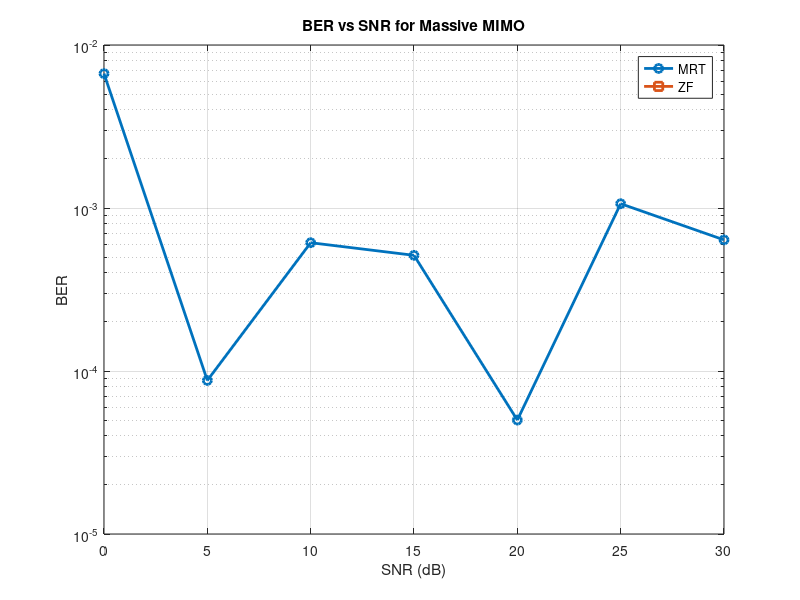
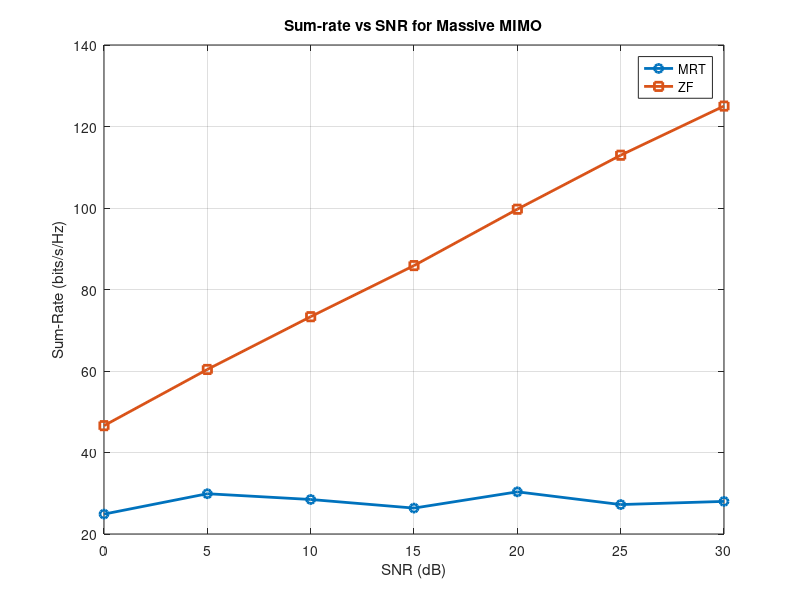

Source code (MATLAB) for these figures, in order:
%% Massive MIMO Simulation - Corrected Version
clc; clear; close all;

%% Parameters
M = 64;              % Number of BS antennas
K = 8;               % Number of users
numBits = 1e4;       % Number of bits per user
SNR_dB = 0:5:30;     % SNR range in dB
modOrder = 4;        % QPSK modulation

%% Generate random bits for each user
bits = randi([0 modOrder-1], K, numBits);

%% QPSK Modulation
txSymbols = pskmod(bits, modOrder, pi/modOrder); % K x numBits

%% Initialize BER and sum-rate
BER_MRT = zeros(length(SNR_dB),1);
BER_ZF  = zeros(length(SNR_dB),1);
sumRate_MRT = zeros(length(SNR_dB),1);
sumRate_ZF  = zeros(length(SNR_dB),1);

%% Main simulation
for snrIdx = 1:length(SNR_dB)
    snr = 10^(SNR_dB(snrIdx)/10);
    
    % Generate Rayleigh channel (M x K)
    H = (randn(M,K) + 1j*randn(M,K))/sqrt(2);
    
    %% MRT Precoding
    W_MRT = H;                  % MRT: use H
    W_MRT = W_MRT ./ vecnorm(W_MRT); % normalize each column
    
    %% ZF Precoding
    W_ZF = H * inv(H'*H);       % ZF precoding
    W_ZF = W_ZF ./ vecnorm(W_ZF); % normalize each column
    
    %% Generate noise (K x numBits)
    noise_MRT = (randn(K,numBits) + 1j*randn(K,numBits))/sqrt(2);
    noise_ZF  = (randn(K,numBits) + 1j*randn(K,numBits))/sqrt(2);
    
    %% Received signal
    y_MRT = H' * W_MRT * txSymbols + noise_MRT / sqrt(snr);
    y_ZF  = H' * W_ZF  * txSymbols + noise_ZF  / sqrt(snr);
    
    %% Demodulate
    rxBits_MRT = pskdemod(y_MRT, modOrder, pi/modOrder);
    rxBits_ZF  = pskdemod(y_ZF, modOrder, pi/modOrder);
    
    %% BER calculation
    BER_MRT(snrIdx) = sum(sum(rxBits_MRT ~= bits)) / (K*numBits);
    BER_ZF(snrIdx)  = sum(sum(rxBits_ZF  ~= bits)) / (K*numBits);
    
    %% Sum-rate calculation
    R_MRT = zeros(K,1);
    R_ZF  = zeros(K,1);
    for k = 1:K
        interference_MRT = sum(abs(H(:,k)'*W_MRT).^2) - abs(H(:,k)'*W_MRT(:,k))^2;
        interference_ZF  = sum(abs(H(:,k)'*W_ZF).^2)  - abs(H(:,k)'*W_ZF(:,k))^2;
        R_MRT(k) = log2(1 + abs(H(:,k)'*W_MRT(:,k))^2 / (interference_MRT + 1/snr));
        R_ZF(k)  = log2(1 + abs(H(:,k)'*W_ZF(:,k))^2  / (interference_ZF + 1/snr));
    end
    sumRate_MRT(snrIdx) = sum(R_MRT);
    sumRate_ZF(snrIdx)  = sum(R_ZF);
end

%% Plot BER
figure;
semilogy(SNR_dB, BER_MRT,'-o','LineWidth',2); hold on;
semilogy(SNR_dB, BER_ZF,'-s','LineWidth',2);
grid on;
xlabel('SNR (dB)'); ylabel('BER');
title('BER vs SNR for Massive MIMO');
legend('MRT','ZF');

%% Plot Sum-rate
figure;
plot(SNR_dB, sumRate_MRT,'-o','LineWidth',2); hold on;
plot(SNR_dB, sumRate_ZF,'-s','LineWidth',2);
grid on;
xlabel('SNR (dB)'); ylabel('Sum-Rate (bits/s/Hz)');
title('Sum-rate vs SNR for Massive MIMO');
legend('MRT','ZF');
